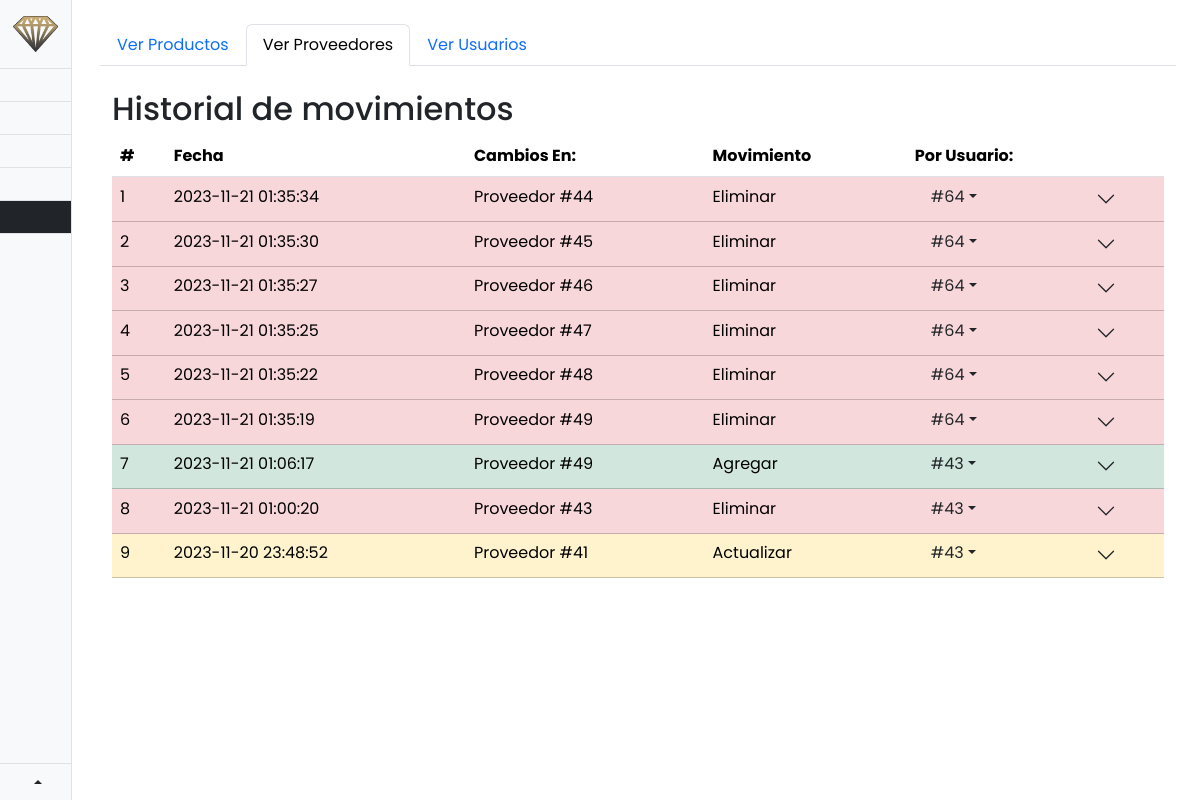
Screenshot of /movimientos/readProveedores.php (signed in) with the database file from the repository.
### tables this page shows
CREATE TABLE IF NOT EXISTS `movimientos` (
  `id_movimiento` int(11) NOT NULL AUTO_INCREMENT,
  `fecha_movimiento` datetime NOT NULL,
  `tabla` varchar(20) NOT NULL,
  `id_tabla_PK` int(11) NOT NULL,
  `id_tabla_r_PK` int(11) DEFAULT NULL,
  `tipo_movimiento` varchar(20) NOT NULL,
  `id_usr` int(11) UNSIGNED NOT NULL,
  PRIMARY KEY (`id_movimiento`)
);

### autoload.php (called while the page is built, shortened)
<?php
    spl_autoload_register(function ($class_name) {
        $url = str_replace("\\", "/", 'sources/' . $class_name . '.php');
    });
?>

### sources/modelos/conexion.php (called while the page is built, shortened)
<?php
    class conexion{
        private $servername= "localhost";
        private $username= "root";
        private $password= "";
        private $dbname= "jemas";
        public function __construct()
        {
            try{
                $this->conn= new PDO("mysql:host=$this->servername;dbname=$this->dbname", $this->username, $this->password);
            }
            catch(PDOException $e) {
                echo "Error: " . $e->getMessage();
            }
        }
    }
?>

### sources/modelos/movimientos.php (called while the page is built, shortened)
<?php
class movimientos extends conexion {
    public function GetMovByTable($table) {
        $sql = "SELECT * FROM movimientos WHERE tabla = :tableAffected ORDER BY fecha_movimiento DESC";
        $execute = $this->conn->prepare($sql);
        $execute->bindParam(':tableAffected', $table, PDO::PARAM_STR);
        $execute->execute();
        $historialMovimientos = $execute->fetchAll(PDO::FETCH_ASSOC);
        return $historialMovimientos;
    }
    public function DiccMov(){
        $dictionary = array(
            0 => array(
                'class' => 'table-danger',
                'kind' => 'Eliminar',
             ),
            1 => array(
                'class' => 'table-warning',
                'kind' => 'Actualizar',
             ),
            2 => array(
                'class' => 'table-success',
                'kind' => 'Agregar',
             ),
        );
        return $dictionary;
    }
}
?>

### movimientos/readProveedores.php (the view, shortened to what this page needs)
<?php
 require_once("../autoload.php");
    $movimientos = new movimientos();
 $results = $movimientos->GetMovByTable('proveedores');
 $dictionary = $movimientos->DiccMov();
?>
<!DOCTYPE html>
<html lang="en">
<head>
    <link rel="stylesheet" href="https://cdn.jsdelivr.net/npm/bootstrap@5.3.2/dist/css/bootstrap.min.css">
    <link rel="stylesheet" href="../sources/css/root.css">
</head>
<body class="container-fluid">
    <section class="index_section row">
        <nav class="navHome d-flex flex-column flex-shrink-0 bg-light p-0 border-end" style="width: 4.5rem; position: sticky; height: 100vh; top: 0;">
            <a href="#" class="d-block py-3 text-decoration-none mx-auto" data-bs-toggle="tooltip" data-bs-placement="right" title="JEMAS">
                <img src="../sources/imgs/logo.png" alt="" srcset="" style="width: 45px;">
            </a>
            <ul class="nav nav-pills nav-flush flex-column mb-auto text-center">
                <li class="nav-item">
                    <a href="../dashboard.php" class="nav-link py-3 border-bottom rounded-0 link-dark border-top" data-bs-toggle="tooltip" data-bs-placement="right" title="Home">
                    </a>
                </li>
                <li class="option">
                    <a href="../inventario/read.php" class="option_container nav-link py-3 border-bottom rounded-0 link-dark" data-bs-toggle="tooltip" data-bs-placement="right" title="Inventario">
                    </a>
                </li>
                <li class="option">
                    <a href="../proveedores/read.php" class="option_container nav-link py-3 border-bottom rounded-0 link-dark" data-bs-toggle="tooltip" data-bs-placement="right" title="Proveedores">
                    </a>
                </li>
                <li class="option">
                    <a href="../empleados/read.php" class="option_container nav-link py-3 border-bottom rounded-0 link-dark" data-bs-toggle="tooltip" data-bs-placement="right" title="Empleados">
                    </a>
                </li>
                <li class="option">
                    <a href="./read.php" class="option_container nav-link active py-3 border-bottom rounded-0 bg-dark" data-bs-toggle="tooltip" data-bs-placement="right" title="Movimientos">
                    </a>
                </li>
            </ul>
            <div class="border-top dropup">
                <a href="#" class="d-flex align-items-center justify-content-center p-3 link-dark text-decoration-none dropdown-toggle"
                    data-bs-toggle="dropdown"  data-bs-offset="10,0">
                </a>
            </div>
        </nav>
        <section class="main_container col-lg-11 ms-3">
            <ul class="nav nav-tabs my-4">
                <li class="nav-item">
                    <a href="./readProductos.php" class="nav-link">Ver Productos</a>
                </li>
                <li class="nav-item">
                    <a href="./readProveedores.php" class="nav-link active" aria-current="page">Ver Proveedores</a>
                </li>
                <li class="nav-item">
                    <a href="./readUsuarios.php" class="nav-link">Ver Usuarios</a>
                </li>
            </ul>
            <section class="dashboard_container container" id="mainContainer">
                <h2>Historial de movimientos</h2>
                <table class="table table-hover">
                    <thead>
                        <tr>
                            <th>#</th>
                            <th>Fecha</th>
                            <th>Cambios En:</th>
                            <th>Movimiento</th>
                            <th>Por Usuario:</th>
                        </tr>
                    </thead>
                    <tbody>
                        <?php foreach($results as $index => $result): ?>
                            <tr class="<?= $dictionary[$result['tipo_movimiento']]['class'] ?>">
                                <td><?= $index + 1 ?></td>
                                <td><?= $result['fecha_movimiento'] ?></td>
                                <td>Proveedor #<?= $result['id_tabla_PK'] ?></td>
                                <td><?= $dictionary[$result['tipo_movimiento']]['kind'] ?></td>
                                <td>
                                    <div class="row">
                                        <div class="col-8">
                                            <a href="#" class="p-3 link-dark text-decoration-none dropdown-toggle" data-bs-toggle="dropdown">#<?= $result['id_usr'] ?></a>
                                        </div>
                                        <div class="accordion col-2">
                                            <button type="button" class="accordion-button collapsed bg-transparent shadow-none p-1" data-bs-toggle="collapse" data-bs-target="#dropdownTableButton<?= $result['id_movimiento'] ?>"></button>
                                        </div>
                                    </div>
                                </td>
                             <tr>
                        <?php endforeach; ?>
                    </tbody>
                </table>
            </section>
        </section>
</body>
</html>

### sources/css/root.css (style rules this page uses)
:root { --main-color: #3c363c; --secondary-color: #F4F4F4; --select-gradiant: linear-gradient(90deg, rgba(255, 255, 255, 0.34) 0%, transparent 100%); --positive-spend: rgb(49, 188, 95); --negative-spend: rgb(255, 51, 122); --hightlight-words: #FFB6C1; --font-bold: 'Poppins', sans-serif; }
body { font-family: var(--font-bold) }

### rows the page displays
movimientos: fecha_movimiento "2023-11-21 01:35:34", id_tabla_PK "44", tipo_movimiento "Eliminar", id_usr "64"
movimientos: fecha_movimiento "2023-11-21 01:35:30", id_tabla_PK "45", tipo_movimiento "Eliminar", id_usr "64"
movimientos: fecha_movimiento "2023-11-21 01:35:27", id_tabla_PK "46", tipo_movimiento "Eliminar", id_usr "64"
movimientos: fecha_movimiento "2023-11-21 01:35:25", id_tabla_PK "47", tipo_movimiento "Eliminar", id_usr "64"
movimientos: fecha_movimiento "2023-11-21 01:35:22", id_tabla_PK "48", tipo_movimiento "Eliminar", id_usr "64"
movimientos: fecha_movimiento "2023-11-21 01:35:19", id_tabla_PK "49", tipo_movimiento "Eliminar", id_usr "64"
movimientos: fecha_movimiento "2023-11-21 01:06:17", id_tabla_PK "49", tipo_movimiento "Agregar", id_usr "43"
movimientos: fecha_movimiento "2023-11-21 01:00:20", id_tabla_PK "43", tipo_movimiento "Eliminar", id_usr "43"
movimientos: fecha_movimiento "2023-11-20 23:48:52", id_tabla_PK "41", tipo_movimiento "Actualizar", id_usr "43"
